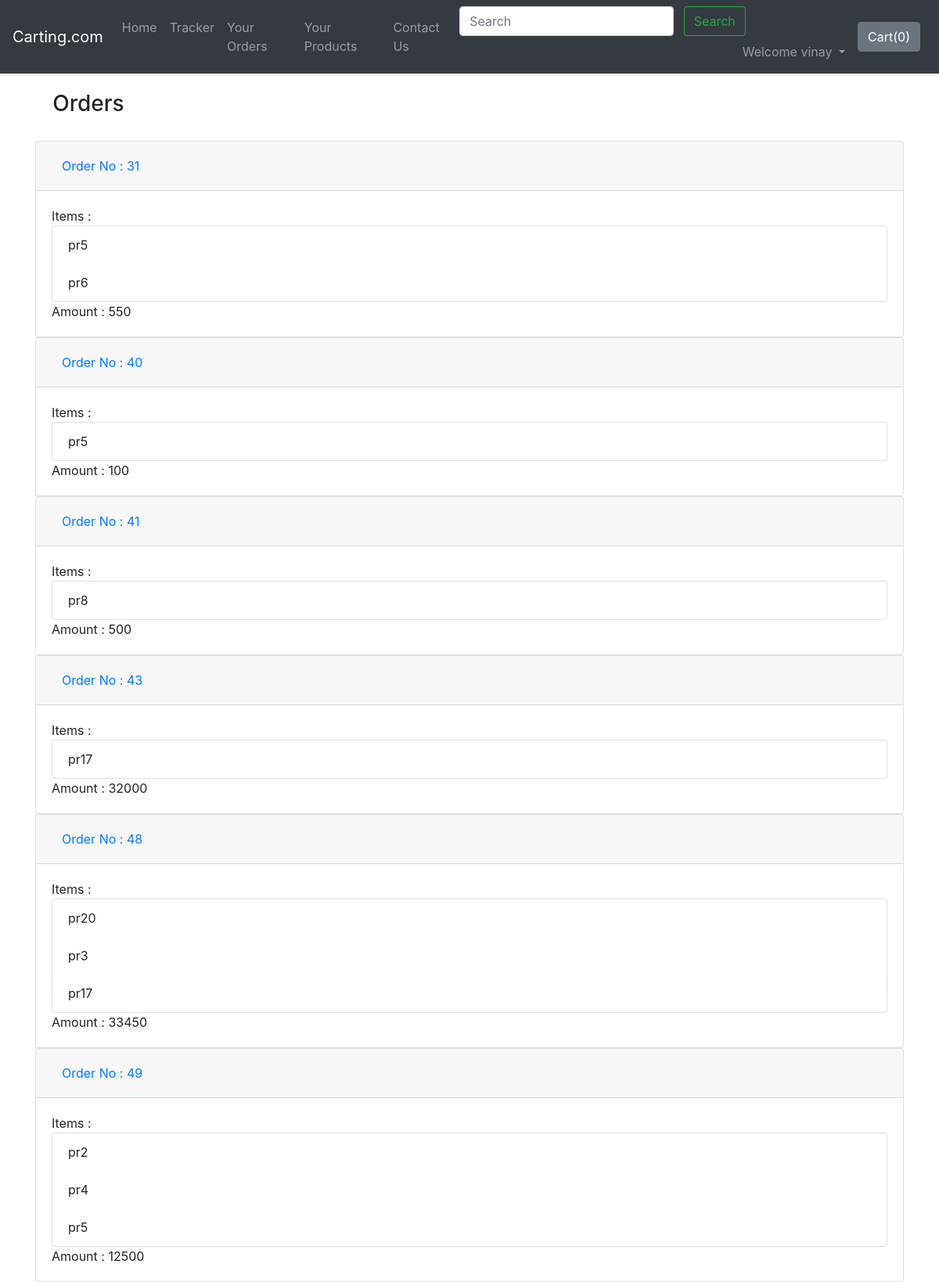
Screenshot of /your_orders/ (signed in) with the database file from the repository.
### shop/models.py (models this page shows)
class Order(models.Model):
    order_id = models.AutoField(primary_key=True)
    items_json = models.CharField(max_length=5000)
    amount = models.IntegerField(default="0")
    name = models.CharField(max_length=90)
    email = models.CharField(max_length=90)
    address = models.CharField(max_length=200)
    city = models.CharField(max_length=30)
    state = models.CharField(max_length=30)
    zip_code = models.CharField(max_length=10)
    ordered_by = models.ForeignKey(User, null=True, on_delete=models.DO_NOTHING, related_name="order_sender")
    ordered_to = models.ForeignKey(User, null=True, on_delete=models.DO_NOTHING, related_name="order_receiver")
    phone = models.CharField(max_length=30,default="")

### shop/views.py (the view)
# urls.py: path("your_orders/",views.your_orders,name="Your_Orders"),
def your_orders(request):
    orders = [];
    orders = Order.objects.filter(ordered_by=request.user)
    p_orders = [v for v in orders];
    print(p_orders)
    for i in range(len(p_orders)):
        p_orders[i].items_json = json.loads(p_orders[i].items_json)
        p_orders[i].items_json = list(p_orders[i].items_json)
        print(p_orders[i].items_json)
        print(type(p_orders[i].items_json))
        i = i+1
    params = { 'p_orders': p_orders }
    return render(request, 'shop/your_orders.html', params)

### shop/templates/shop/your_orders.html (shortened to what this page needs)
{% extends 'shop/basic.html' %}
{% block body %}
    <div class="container">
        <h3 style="padding: 2%;">Orders</h3>
        <div class="row">
            <div class="col-12">
                {% if p_orders %}
                    <div id="accordion">
                        {% for order in p_orders %}
                        <div class="card">
                            <div class="card-header" id="headingOne">
                                <h5 class="mb-0">
                                    <button class="btn btn-link" data-toggle="collapse" data-target="#{{order.pk}}" aria-expanded="true" aria-controls="{{order.pk}}">
                                    Order No : {{order.pk}}
                                    </button>
                                </h5>
                            </div>
                            <div id="{{order.pk}}" class="collapse show" aria-labelledby="headingOne" data-parent="#accordion">
                                <div class="card-body">
                                    Items :
                                    <ul class="list-group">
                                    {% for item in order.items_json %}
                                        <li class="list-group-item d-flex justify-content-between align-items-center">
                                            {{item}}
                                        </li>
                                    {% endfor %}
                                    </ul>
                                    Amount : {{order.amount}}
                                </div>
                            </div>
                        </div>
                        {% endfor %}
                    </div>
                    {% else %}
                        <div class="alert alert-info" role="alert">
                            No Orders are placed till Now
                        </div>
                    {% endif %}
            </div>
        </div>
    </div>
{% endblock %}

### shop/templates/shop/basic.html (shortened to what this page needs)
<!doctype html>
<html lang="en">
<head>
  <link rel="stylesheet" href="https://cdn.jsdelivr.net/npm/bootstrap@4.5.3/dist/css/bootstrap.min.css"
>
  <link rel="stylesheet" href="https://stackpath.bootstrapcdn.com/bootstrap/4.2.1/css/bootstrap.min.css"
>
</head>
<body>
  <nav class="navbar navbar-expand-lg navbar-dark bg-dark">
    <a class="navbar-brand" href="/">Carting.com</a>
    <div class="collapse navbar-collapse" id="navbarSupportedContent">
      <ul class="navbar-nav mr-auto">
        <li class="nav-item ">
          <a class="nav-link" href="/">Home </a>
        </li>
        <li class="nav-item">
          <a class="nav-link" href="/tracker">Tracker</a>
        </li>
        {% if user.is_authenticated %}
        <li class="nav-item">
          <a class="nav-link" href="/your_orders">Your Orders</a>
        </li>
        <li class="nav-item">
          <a class="nav-link" href="/your_products">Your Products</a>
        </li>
        {% endif %}
        <li class="nav-item">
          <a class="nav-link" href="/contact">Contact Us</a>
        </li>
      </ul>
      <div class="ml-auto form-inline">
        <form method='get' action='/search/' class="my-2 my-lg-0">
          <input class="form-control mr-sm-2" type="search" placeholder="Search" aria-label="Search" name="search"
            id="search">
          <button class="btn btn-outline-success my-2 my-sm-0 mr-3" type="submit">Search</button>
        </form>
        {% if user.is_authenticated %}
        <ul class="navbar-nav ml-auto">
          <li class="nav-item dropdown">
            <a class="nav-link dropdown-toggle" href="#" id="navbarDropdown" role="button" data-toggle="dropdown" aria-haspopup="true" aria-expanded="false">
              Welcome {{request.user}}
            </a>
          </li>
        </ul>
      {% endif %}
    </div>
      <button type="button" class="btn btn-secondary mx-2" id="popcart" data-container="body" data-toggle="popover"
        data-html="true" data-placement="bottom" data-content="Vivamus
        sagittis lacus vel augue laoreet rutrum faucibus.">
        Cart(<span id="cart">0</span>)
      </button>
    </div>
  </nav>
  {% block body %} {% endblock %}
</body>
</html>

### rows the page displays
Order: pk "31", items_json "pr5" "pr6", amount "550"
Order: pk "40", items_json "pr5", amount "100"
Order: pk "41", items_json "pr8", amount "500"
Order: pk "43", items_json "pr17", amount "32000"
Order: pk "48", items_json "pr20" "pr3" "pr17", amount "33450"
Order: pk "49", items_json "pr2" "pr4" "pr5", amount "12500"

### other values shown
{{ request.user }} "vinay"
